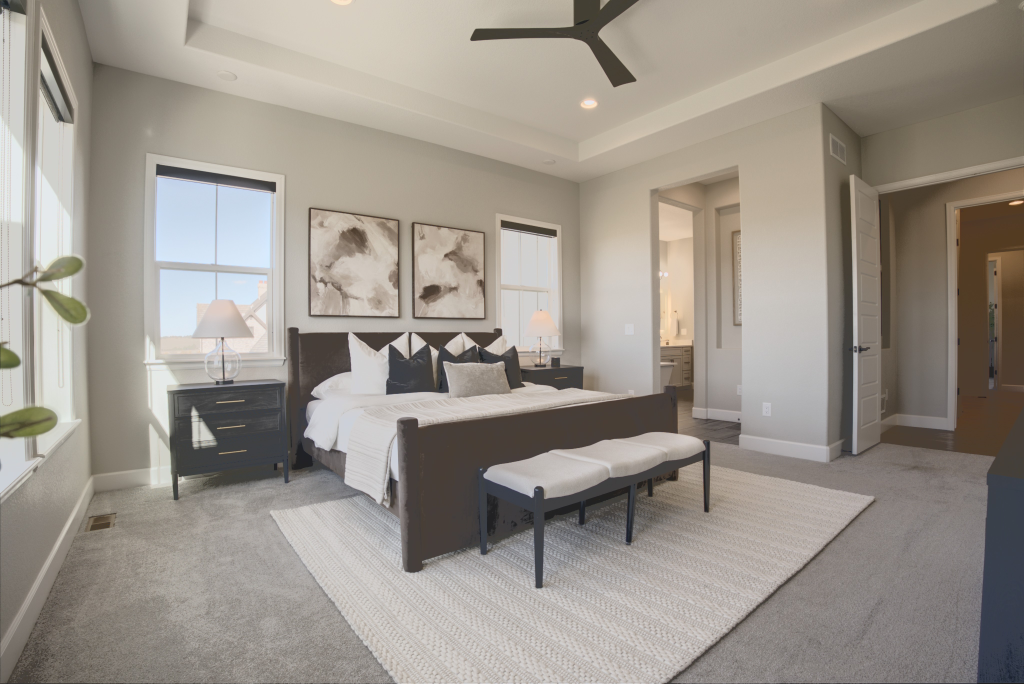
#> input picture inputs/0ec2944b2bc17d16.jpg, 4096 x 2736 px (shown at 1/4 size); its folder holds only this picture in this run
$ python -i align.py   (imports and definitions only)   (older library calls are emulated)
#> lines starting #> are read from the running program, lines starting #| are printed output that depends on the picture
#> further down, picture is the input picture: shape (2736, 4096, 3); mean B, G, R 139.1, 147.6, 154.5
### src/shootagent/imaging/features.py
"""SIFT features on exposure-normalised images, pairwise matching and robust homographies.

Brackets of one scene differ by several stops, so features are computed on CLAHE-equalised luma
(`color.equalized_gray`), which makes a dark and a bright frame of the same view share most keypoints.
"""
from __future__ import annotations

from dataclasses import dataclass, field

import cv2
import numpy as np

from .color import equalized_gray

MATCH_LONG_EDGE = 1024  # features are computed at this long edge; homographies are returned in these coords


@dataclass
class Features:
    keypoints: np.ndarray  # (N, 2) float32 xy at feature resolution
    descriptors: np.ndarray | None  # (N, 128) float32
    scale: float  # feature px = original px * scale
    size_wh: tuple[int, int]  # feature image (W, H)

    def scale_for(self, width: int) -> float:
        """Feature px per px of an image of this content that is `width` pixels wide."""
        return self.size_wh[0] / width


@dataclass
class PairMatch:
    good: int  # matches passing the ratio test
    inliers: int  # RANSAC homography inliers
    inlier_ratio: float  # inliers / good
    H: np.ndarray | None  # 3x3, maps points of image A to image B, in feature coordinates
    corner_shift: float  # mean corner displacement of H as a fraction of the image diagonal
    reproj_px: float  # median reprojection error of inliers, feature px
    pts_a: np.ndarray = field(default_factory=lambda: np.zeros((0, 2), np.float32), repr=False)
    pts_b: np.ndarray = field(default_factory=lambda: np.zeros((0, 2), np.float32), repr=False)

    # [8 lines left out: function to_dict, not called in this run]


_sift = None


def _get_sift():
    global _sift
    if _sift is None:
        # 2500 keypoints: brute-force matching is quadratic, and 15-bracket sets spent 9.5 s grouping at 4000.
        _sift = cv2.SIFT_create(nfeatures=2500, contrastThreshold=0.02)
    return _sift


def detect(img: np.ndarray, long_edge: int = MATCH_LONG_EDGE) -> Features:
#> called with long_edge = 1024
    h, w = img.shape[:2]
    scale = min(1.0, long_edge / max(h, w))
    small = cv2.resize(img, (round(w * scale), round(h * scale)), interpolation=cv2.INTER_AREA) if scale < 1 else img
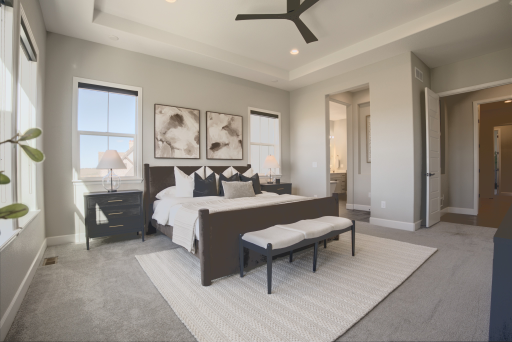
#> small: shape (684, 1024, 3) (shown at 1/2 size); mean B, G, R 139.1, 147.6, 154.5
    gray = equalized_gray(small)
    kps, desc = _get_sift().detectAndCompute(gray, None)
    pts = np.array([k.pt for k in kps], dtype=np.float32).reshape(-1, 2)
    if len(pts):
        # SIFT runs multi-threaded and returns keypoints in varying order; sort so matching and RANSAC
        # sampling are reproducible.
        sizes = np.array([k.size for k in kps], dtype=np.float32)
        order = np.lexsort((sizes, pts[:, 0], pts[:, 1]))
        pts, desc = pts[order], desc[order]
    return Features(pts, desc, scale, (small.shape[1], small.shape[0]))


# [5 lines left out: function _corner_shift, not called in this run]


_bf = cv2.BFMatcher(cv2.NORM_L2)


# [36 lines left out: functions match, _plausible, scale_homography, not called in this run]

### src/shootagent/imaging/color.py
"""Colour-space helpers shared by the imaging modules."""
from __future__ import annotations

import cv2
import numpy as np


def srgb_to_linear(img_u8: np.ndarray) -> np.ndarray:
    x = img_u8.astype(np.float32) / 255.0
    return np.where(x <= 0.04045, x / 12.92, ((x + 0.055) / 1.055) ** 2.4).astype(np.float32)


# [13 lines left out: functions linear_to_srgb, colour_match, not called in this run]


def luma(img_u8: np.ndarray) -> np.ndarray:
    """Rec.601 luma as float32 0..255 (what most JPEG pipelines call Y)."""
    return cv2.cvtColor(img_u8, cv2.COLOR_RGB2GRAY).astype(np.float32)


def rgb_to_lab(img_u8: np.ndarray) -> np.ndarray:
    """CIE Lab float32: L 0..100, a/b roughly -128..127 (D65, sRGB input)."""
    return cv2.cvtColor(img_u8.astype(np.float32) / 255.0, cv2.COLOR_RGB2Lab)


def lab_to_rgb(lab: np.ndarray) -> np.ndarray:
    rgb = cv2.cvtColor(lab.astype(np.float32), cv2.COLOR_Lab2RGB)
    return np.clip(np.round(rgb * 255.0), 0, 255).astype(np.uint8)


# [7 lines left out: function hex_to_rgb, not called in this run]


def rgb_to_hex(rgb) -> str:
    r, g, b = (int(np.clip(round(float(c)), 0, 255)) for c in rgb)
    return f"#{r:02x}{g:02x}{b:02x}"


def hex_to_lab(hex_str: str) -> np.ndarray:
    px = np.array([[hex_to_rgb(hex_str)]], dtype=np.uint8)
    return rgb_to_lab(px)[0, 0]


def delta_e(lab1: np.ndarray, lab2: np.ndarray) -> np.ndarray:
    """CIE76 colour difference."""
    return np.linalg.norm(np.asarray(lab1, np.float32) - np.asarray(lab2, np.float32), axis=-1)


def equalized_gray(img_u8: np.ndarray, clip: float = 3.0, tiles: int = 8) -> np.ndarray:
    """Exposure-normalised grayscale for feature matching: CLAHE on luma. Makes a dark and a bright
    bracket of the same scene look alike enough for SIFT."""
#> called with clip = 3, tiles = 8
    g = cv2.cvtColor(img_u8, cv2.COLOR_RGB2GRAY)
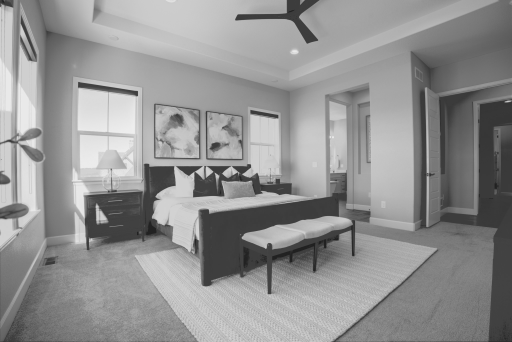
#> g: shape (684, 1024) (shown at 1/2 size); min 30, max 239, mean 145.9
    return cv2.createCLAHE(clipLimit=clip, tileGridSize=(tiles, tiles)).apply(g)
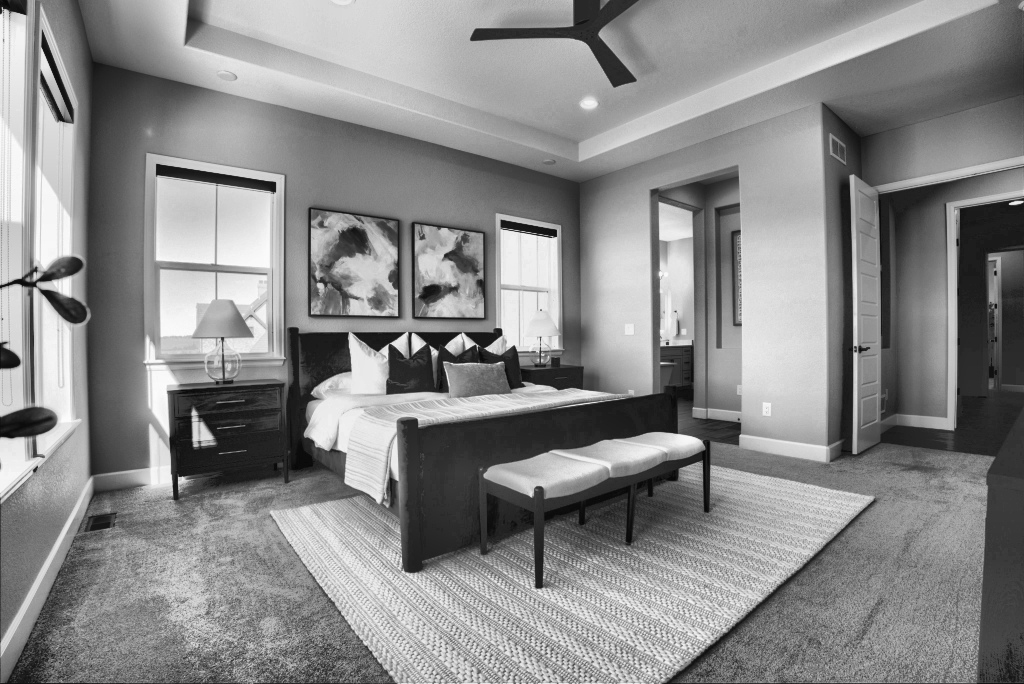
#> returned value: shape (684, 1024); min 5, max 252, mean 137.1

### src/shootagent/imaging/align.py
"""Register the bracket reference onto the finished photo.

AutoHDR's finished photos are cropped and lens/perspective corrected, so a homography alone leaves
residual warps of several pixels near the edges. Registration is a SIFT homography (exposure-
normalised features) followed by a dense DIS optical flow on CLAHE-equalised luma that is smoothed
heavily (sigma = 1/12 of the width). The smoothing keeps lens-style low-frequency warps and refuses
object-sized ones, so a removed lamp stays a difference instead of being warped away.

`Registration.warp` applies the result at any resolution, so analysis can register at ~1600 px and a
fix can warp a 4k reference onto the full-size finished photo.
"""
from __future__ import annotations

from dataclasses import dataclass

import cv2
import numpy as np

from . import features as F
from .color import equalized_gray

FLOW_LONG_EDGE = 640
FLOW_SMOOTH_FRAC = 1 / 12


@dataclass
class Registration:
    H: np.ndarray  # 3x3, src pixel -> dst pixel at (src_wh, dst_wh)
    src_wh: tuple[int, int]
    dst_wh: tuple[int, int]
    flow: np.ndarray | None  # (h, w, 2) residual flow in units of dst width/height, at low resolution
    inliers: int
    corner_shift: float
    ncc_before: float  # gradient-magnitude correlation after the homography only
    ncc_after: float  # ... after the residual flow (equal to ncc_before when flow was rejected)

    @property
    def ok(self) -> bool:
        return self.inliers >= 20

    # [54 lines left out: functions to_dict, flow_max_px, warp, grad_ncc, not called in this run]


def register(src: np.ndarray, dst: np.ndarray, use_flow: bool = True,
             src_feats: F.Features | None = None, dst_feats: F.Features | None = None) -> Registration:
    """Register `src` (e.g. the bracket fusion) onto `dst` (the finished photo). Raises ValueError when
    no consistent homography exists (different scenes)."""
    fa = src_feats or F.detect(src)
#> in detect, `kps, desc = _get_sift().detectAndCompute(gray, None)`: kps = 2500 keypoints; strongest (x, y, size): (202, 435, 14.4), (434, 352, 5.2), (270, 186, 7.9), (29, 423, 24.6)
#> in detect, `pts = np.array([k.pt for k in kps], dtype=np.float32).reshape(-1, 2)`: pts = 2500 pairs, first value 3.92 to 1020.5, second value 3.54 to 681.2
#> in detect, `sizes = np.array([k.size for k in kps], dtype=np.float32)`: sizes = 2500 values, max 99.97 at index 762, min 1.8 at index 287, mean 4.63
#> in detect, `order = np.lexsort((sizes, pts[:, 0], pts[:, 1]))`: order = 2500 values, max 2499 at index 1716, min 0 at index 1441, mean 1249.5
    fb = dst_feats or F.detect(dst)
    m = F.match(fa, fb)
    if m.H is None or m.inliers < 20:
        raise ValueError(f"cannot register: only {m.inliers} consistent feature matches between the images")
    H = F.scale_homography(m.H, fa.scale_for(src.shape[1]), fb.scale_for(dst.shape[1]))
    reg = Registration(H, (src.shape[1], src.shape[0]), (dst.shape[1], dst.shape[0]), None,
                       m.inliers, m.corner_shift, 0.0, 0.0)

    # Residual flow at low resolution.
    s = min(1.0, FLOW_LONG_EDGE / max(dst.shape[:2]))
    lw, lh = round(dst.shape[1] * s), round(dst.shape[0] * s)
    dst_small = cv2.resize(dst, (lw, lh), interpolation=cv2.INTER_AREA)
    src_small = cv2.resize(src, (round(src.shape[1] * s), round(src.shape[0] * s)), interpolation=cv2.INTER_AREA)
    warped, valid = reg.warp(src_small, (lw, lh))
    gd, gw = equalized_gray(dst_small), equalized_gray(warped)
    reg.ncc_before = reg.ncc_after = grad_ncc(gd, gw, valid)
    if not use_flow:
        return reg
    dis = cv2.DISOpticalFlow_create(cv2.DISOPTICAL_FLOW_PRESET_MEDIUM)
    flow = dis.calc(gd, gw, None)  # dst(x) ~ warped(x + flow(x))
    flow[~valid] = 0
    sigma = max(2.0, lw * FLOW_SMOOTH_FRAC)
    wgt = cv2.GaussianBlur(valid.astype(np.float32), (0, 0), sigma) + 1e-6
    flow = np.dstack([cv2.GaussianBlur(flow[..., c] * valid, (0, 0), sigma) / wgt for c in range(2)])
    flow_norm = (flow / np.array([lw, lh], np.float32)).astype(np.float32)
    candidate = Registration(H, reg.src_wh, reg.dst_wh, flow_norm, m.inliers, m.corner_shift, reg.ncc_before, 0.0)
    warped2, valid2 = candidate.warp(src_small, (lw, lh))
    candidate.ncc_after = grad_ncc(gd, equalized_gray(warped2), valid2 & valid)
    if candidate.ncc_after > reg.ncc_before + 0.005:
        return candidate
    return reg

>>> import cv2
>>> picture = cv2.imread('../../../inputs/0ec2944b2bc17d16.jpg')
#> (the run stopped early here; a loop or call above may not have finished)

$ run again, on inputs/247f14cdd5443bd0.jpg
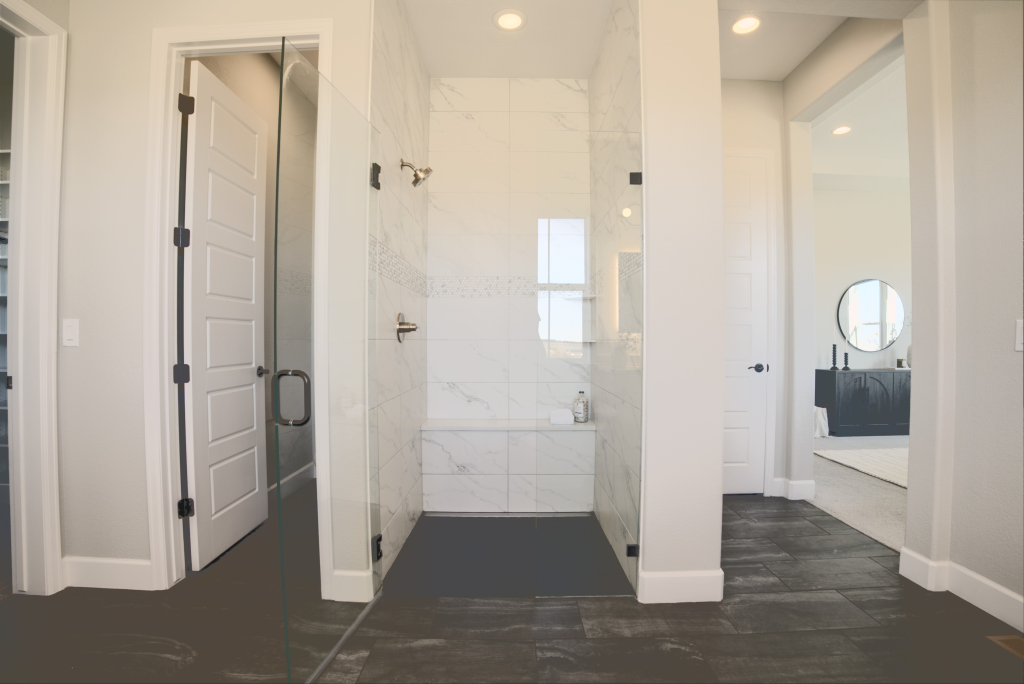
#> input picture inputs/247f14cdd5443bd0.jpg, 4096 x 2736 px (shown at 1/4 size)
#> picture is the input picture: shape (2736, 4096, 3); mean B, G, R 154.5, 165.6, 174.2
#> in equalized_gray, `g = cv2.cvtColor(img_u8, cv2.COLOR_RGB2GRAY)`:
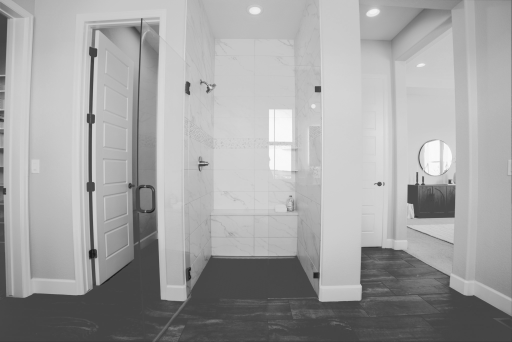
#> g: shape (684, 1024) (shown at 1/2 size); min 24, max 250, mean 163.3
#> in equalized_gray, `return cv2.createCLAHE(clipLimit=clip, tileGridSize=(tiles, tiles)).ap..`:
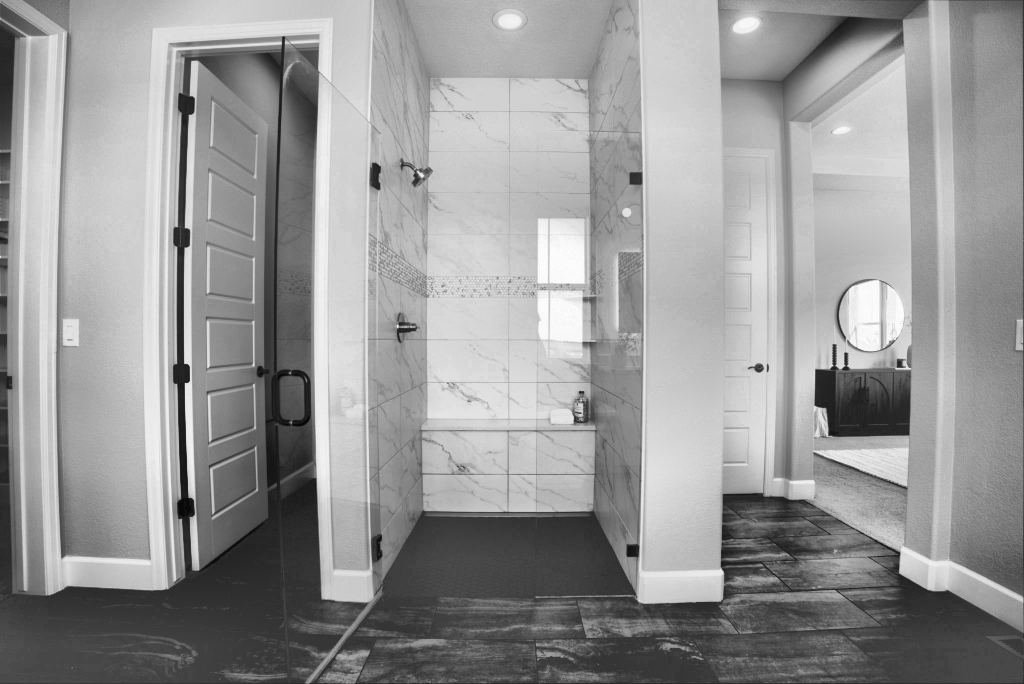
#> returned value: shape (684, 1024); min 6, max 253, mean 151.4
#> kps = 2500 keypoints; strongest (x, y, size): (846, 355, 3), (180, 374, 13.6), (633, 551, 8.8), (864, 404, 53.2)
#> pts = 2500 pairs, first value 2.47 to 1021.2, second value 5.59 to 681.2
#> sizes = 2500 values, max 171.6 at index 1016, min 1.8 at index 2046, mean 4.78
#> order = 2500 values, max 2499 at index 1395, min 0 at index 206, mean 1249.5

$ run again, on inputs/84fb92bc79c23d05.jpg
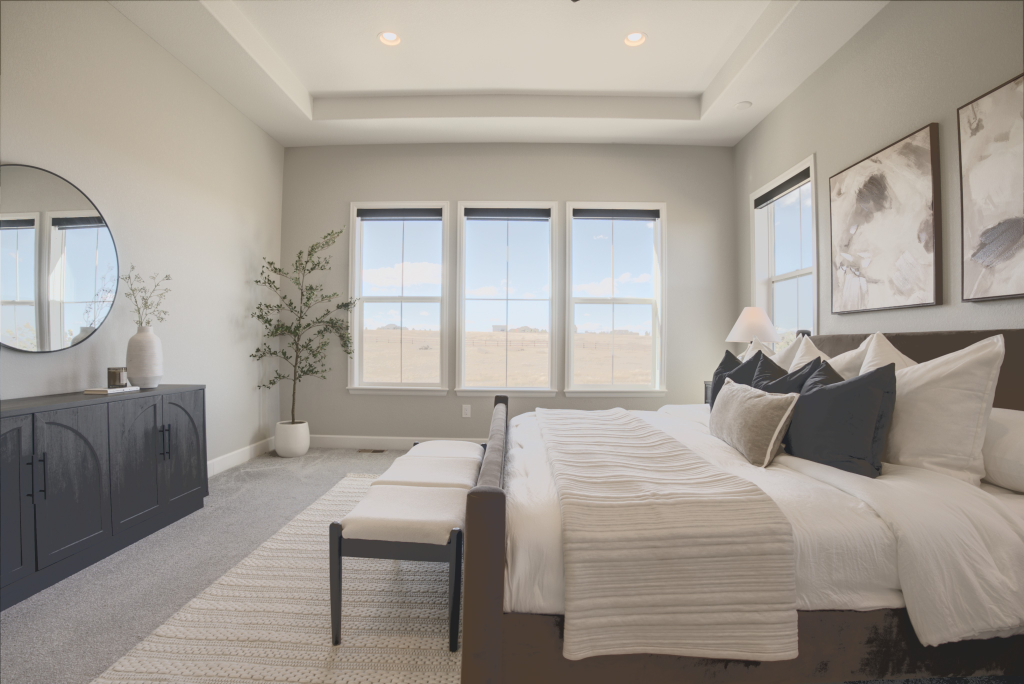
#> input picture inputs/84fb92bc79c23d05.jpg, 4096 x 2736 px (shown at 1/4 size)
#> picture is the input picture: shape (2736, 4096, 3); mean B, G, R 147.4, 155.1, 161.7
#> in detect, `small = cv2.resize(img, (round(w * scale), round(h * scale)), interpol..`:
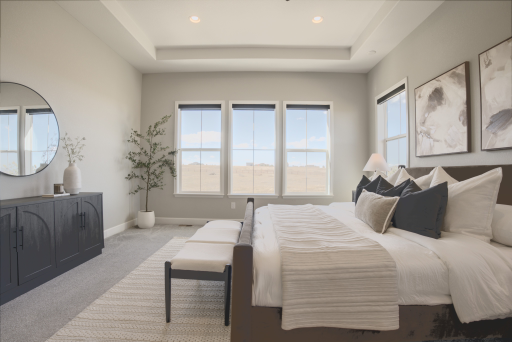
#> small: shape (684, 1024, 3) (shown at 1/2 size); mean B, G, R 147.4, 155.1, 161.7
#> in equalized_gray, `return cv2.createCLAHE(clipLimit=clip, tileGridSize=(tiles, tiles)).ap..`:
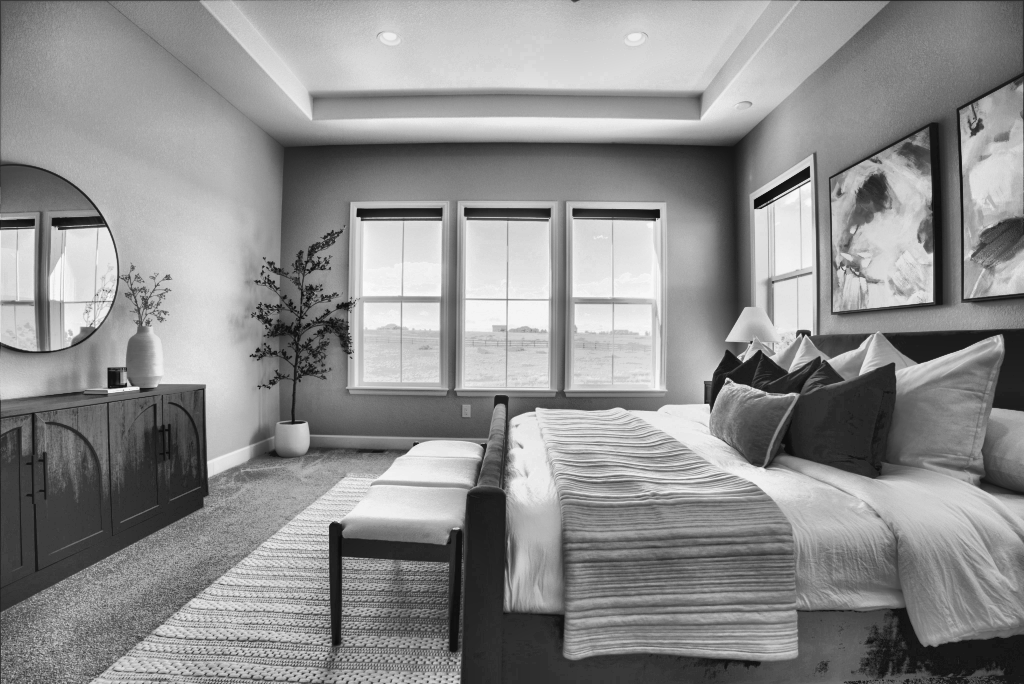
#> returned value: shape (684, 1024); min 9, max 251, mean 141.9
#> kps = 2500 keypoints; strongest (x, y, size): (653, 214, 8), (760, 202, 8.2), (804, 175, 7.7), (727, 379, 2.5)
#> pts = 2500 pairs, first value 3.55 to 1018.5, second value 3.57 to 681.2
#> sizes = 2500 values, max 185.1 at index 243, min 1.8 at index 2070, mean 4.83
#> order = 2500 values, max 2499 at index 1158, min 0 at index 41, mean 1249.5
